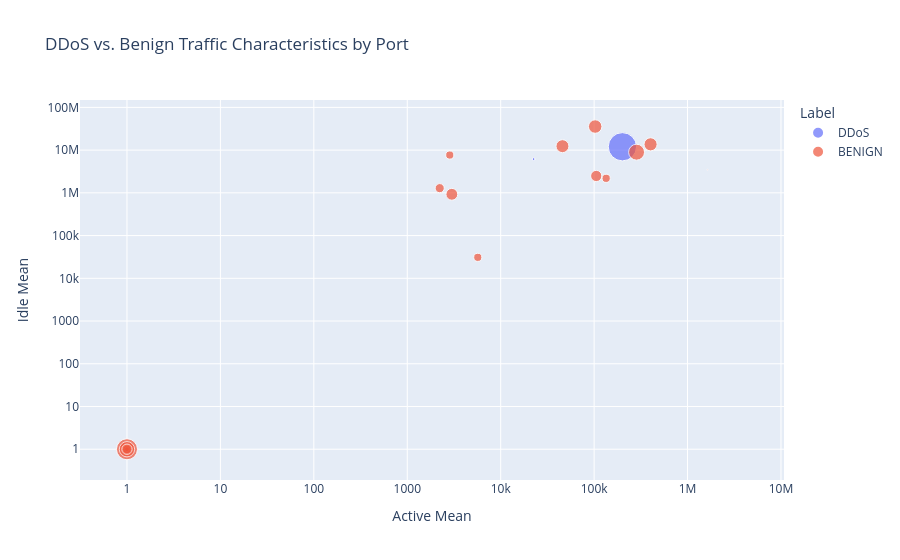

This figure's notebook cell:
### Markdown cell above
**Reasoning**:
The subtask requires creating an interactive bubble chart using `plotly.express.scatter` based on the `filtered_ddos` DataFrame and specific column mappings. I will call `configure_plotly_browser_state()` first and then use `px.scatter` with the specified parameters to generate the plot.

### Code cell
configure_plotly_browser_state()

fig = px.scatter(filtered_ddos,
                 x='Active Mean',
                 y='Idle Mean',
                 size='Average Packet Size',
                 color='Label',
                 hover_data=['Destination Port', 'Flow Duration', 'act_data_pkt_fwd'],
                 title='DDoS vs. Benign Traffic Characteristics by Port',
                 log_x=True, # Log scale for better visualization of skewed data
                 log_y=True)

fig.show()

### Figure 1 — Plotly figure (JSON) as saved in the notebook; plotly's stock layout.template omitted (floating-point values rounded to 4 significant figures)
{"data": [{"customdata": [[80, 16960000.0, 3.29], [27636, 3956387, 0], [64869, 6184400, 0], [64873, 6183343, 0]], "hovertemplate": "Label=DDoS<br>Active Mean=%{x}<br>Idle Mean=%{y}<br>Average Packet Size=%{marker.size}<br>Destination Port=%{customdata[0]}<br>Flow Duration=%{customdata[1]}<br>act_data_pkt_fwd=%{customdata[2]}<extra></extra>", "legendgroup": "DDoS", "marker": {"color": "#636efa", "size": [822.6, 7, 6.857, 7], "sizemode": "area", "sizeref": 2.057, "symbol": "circle"}, "mode": "markers", "name": "DDoS", "orientation": "v", "showlegend": true, "x": [200800.0, 1, 22572, 22483], "xaxis": "x", "y": [11990000.0, 1, 6161828, 6160860], "yaxis": "y", "type": "scatter"}, {"customdata": [[0, 97250000.0, 0], [21, 68370.0, 6.784], [22, 677600.0, 14.63], [53, 1384000.0, 0.9615], [80, 20860000.0, 4.779], [88, 718.9, 1.509], [123, 7702000.0, 0.2652], [135, 9711000.0, 5.043], [137, 429400.0, 11.1], [138, 29.77, 13.72], [139, 24180.0, 6.82], [389, 23410000.0, 6.379], [443, 29510000.0, 12.51], [445, 30530000.0, 29.23], [465, 970900.0, 7.122], [3268, 66990000.0, 13.1], [5353, 4950964, 20.12], [8080, 6177000.0, 0.01373], [49666, 16740000.0, 7.043], [49671, 11290000.0, 3.833]], "hovertemplate": "Label=BENIGN<br>Active Mean=%{x}<br>Idle Mean=%{y}<br>Average Packet Size=%{marker.size}<br>Destination Port=%{customdata[0]}<br>Flow Duration=%{customdata[1]}<br>act_data_pkt_fwd=%{customdata[2]}<extra></extra>", "legendgroup": "BENIGN", "marker": {"color": "#EF553B", "size": [0, 9.148, 60.31, 85.89, 130.1, 456.2, 68.82, 43.16, 68.24, 241.5, 23.4, 172.9, 262.0, 177.0, 77.21, 187.0, 69.92, 1.297, 112.3, 144.1], "sizemode": "area", "sizeref": 2.057, "symbol": "circle"}, "mode": "markers", "name": "BENIGN", "orientation": "v", "showlegend": true, "x": [4203000.0, 1, 1, 2224.0, 105400.0, 1, 2852.0, 1, 5684.0, 1, 1, 45830.0, 284600.0, 402000.0, 1, 102700.0, 134500.0, 1637000.0, 1, 3001.0], "xaxis": "x", "y": [10900000.0, 1, 1, 1287000.0, 2482000.0, 1, 7669000.0, 1, 30920.0, 1, 1, 12370000.0, 8938000.0, 13660000.0, 1, 35620000.0, 2187500, 3461000.0, 1, 925000], "yaxis": "y", "type": "scatter"}], "layout": {"xaxis": {"anchor": "y", "domain": [0, 1], "title": {"text": "Active Mean"}, "type": "log"}, "yaxis": {"anchor": "x", "domain": [0, 1], "title": {"text": "Idle Mean"}, "type": "log"}, "legend": {"title": {"text": "Label"}, "tracegroupgap": 0, "itemsizing": "constant"}, "title": {"text": "DDoS vs. Benign Traffic Characteristics by Port"}}}
